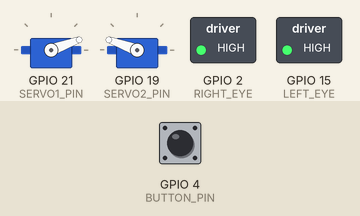
Recording of a program running on a simulated ESP32. Parts: 2 × servo, switched loads named in the program (green lamp = pin HIGH). The test bench sets the inputs (shaded band); at power-on: GPIO 4 (BUTTON_PIN) HIGH.

Above: at 5.7 s.
5.8 s: GPIO 4 (BUTTON_PIN) pulled LOW for 0.15 s
At 7.6 s:
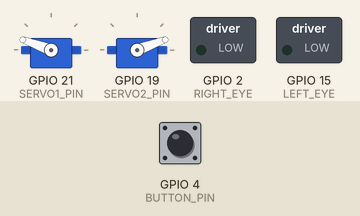
7.9 s: GPIO 4 (BUTTON_PIN) pulled LOW for 1 s
At 9.9 s:
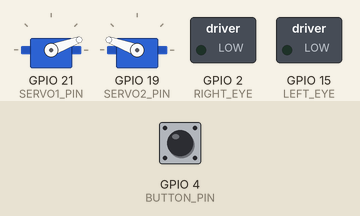
Timing chart, 0 to 11.7 s (numbered marks = the images above; inputs shaded):
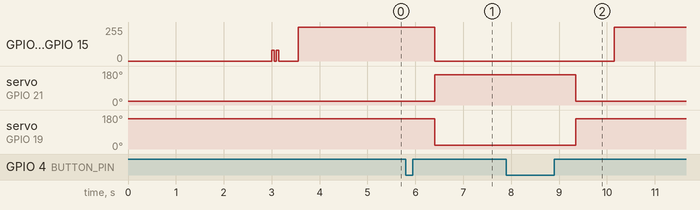

The program:

main.cpp
```cpp
/*
Hi! The name's Jim, I'm what some define "an engineer in training", I love to mess ardund with electronics
especially when it comes to Iron Man stuff. My mentors are obviously the guys from CrashWorks3D, so
if you want a 100% working code for an arduino powered helmet head to their repository.

This one is made for fun, and if you're using it it means you're brave or desperate. This code has been
designed to work on ESP32 DEV modules, soon to be replaced by one that will work on the SuperMini's compatible
with the boards I designed, the J.I.M. boards.

If you want to customize a little bit the code, the config.h is the only one you have to modify.

All that being said, hope you enjoy this and that nothing blows up!


Oh wait, formalities: THIS CODE IS MADE FOR RECREATIONAL PURPOSES ONLY, I AM NOT RESPONSIBLE FOR ANY DAMAGE.
USE AT YOUR OWN RISK.

There you go, now im free of any liability.

Jim
*/


#include <Arduino.h>
#include <functions.h>

void setup() {
  maskSetup();
  button.attachClick(toggleMask);
  button.attachDoubleClick(toggleEyes);
}

void loop() {
  button.tick();
}
```

customization.h
```cpp
/*
This tab is the one you use to customize the behavior of the motors and the connections if you wish to modify them.

If you're using a J.I.M. board that I gave you you don't need to modify the "PINS" section.
*/


// SERVOS OPEN AND CLOSE POSITION
#define SERVO1_OPEN_POS 160
#define SERVO1_CLOSE_POS 20
#define SERVO2_OPEN_POS 20
#define SERVO2_CLOSE_POS 160

// PINS
#define BUTTON_PIN 4
#define RIGHT_EYE 2
#define LEFT_EYE 15
#define SERVO1_PIN 21
#define SERVO2_PIN 19

// SERVO PWM VALUES, modify them according to the specs of the servos you are using
#define PWM_LOW 500
#define PWM_HIGH 2500

// EYES STARTUP EFFECTS, this will be updated but basically uncomment the line for the feature you want to use, one at a time.
// Comment both to have the eyes on without any effect at startup.
#define EYES_STARTUP_BLINK
// #define EYES_FADE_IN

// EYES CLOSE EFFECT, uncomment the line if you want the eyes to fade in when the mask closes.
// #define EYES_CLOSE_FADE_IN
```

functions.h
```cpp
#include <Arduino.h>
#include <ESP32Servo.h>
#include <OneButton.h>
#include <customization.h>

Servo servo1;
Servo servo2;

OneButton button(BUTTON_PIN, true);

bool isMaskUp;
bool areEyesOn;

void eyesActivate();
void eyesFadeIn();
void eyesSlowOnAndBlink();

void eyesOn() {
    analogWrite(RIGHT_EYE, 255);
    analogWrite(LEFT_EYE, 255);
}

void eyesOff() {
    analogWrite(RIGHT_EYE, 0);
    analogWrite(LEFT_EYE, 0);
}

void maskSetup() {
    delay(2000);
    servo1.attach(SERVO1_PIN, PWM_LOW, PWM_HIGH);
    servo2.attach(SERVO2_PIN, PWM_LOW, PWM_HIGH);
    servo1.write(SERVO1_CLOSE_POS);
    servo2.write(SERVO2_CLOSE_POS);
    pinMode(RIGHT_EYE, OUTPUT);
    pinMode(LEFT_EYE, OUTPUT);
    delay(1000);
    #ifdef EYES_STARTUP_BLINK
        eyesActivate();
    #endif
    #ifdef EYES_FADE_IN
        eyesFadeIn();
    #endif
    #ifndef EYES_STARTUP_BLINK
        #ifndef EYES_FADE_IN
            eyesOn();
        #endif
    #endif
    areEyesOn = true;
    delay(1000);
    servo1.detach();
    servo2.detach();
}

void maskUp() {
    servo1.attach(SERVO1_PIN, PWM_LOW, PWM_HIGH);
    servo2.attach(SERVO2_PIN, PWM_LOW, PWM_HIGH);
    servo2.write(SERVO2_OPEN_POS);
    servo1.write(SERVO1_OPEN_POS);
    eyesOff();
    delay(2000);
    areEyesOn = false;
    servo1.detach();
    servo2.detach();
}

void maskDown() {
    servo1.attach(SERVO1_PIN, PWM_LOW, PWM_HIGH);
    servo2.attach(SERVO2_PIN, PWM_LOW, PWM_HIGH);
    servo2.write(SERVO2_CLOSE_POS);
    servo1.write(SERVO1_CLOSE_POS);
    delay(800);
    #ifdef EYES_CLOSE_FADE_IN
        eyesFadeIn();
    #endif
    #ifndef EYES_CLOSE_FADE_IN
        eyesOn();
    #endif
    delay(1200);
    areEyesOn = true;
    servo1.detach();
    servo2.detach();
}


void toggleMask() {
    if (isMaskUp) {
        maskDown();
    } else {
        maskUp();
    }
    isMaskUp = !isMaskUp;
}

void toggleEyes() {
    if (areEyesOn) {
        delay(200);
        eyesOff();
    } else {
        delay(200);
        eyesOn();
    }
    areEyesOn = !areEyesOn;
}

void eyesActivate() {
    for (int i = 0; i < 2; i++) {
      analogWrite(RIGHT_EYE, 80);
      analogWrite(LEFT_EYE, 80);
      delay(50);
      analogWrite(RIGHT_EYE, 0);
      analogWrite(LEFT_EYE, 0);
      delay(50);
    }
    delay(350);


    analogWrite(RIGHT_EYE, 255);
    analogWrite(LEFT_EYE, 255);
  }

  void eyesFadeIn() {
    for (int i = 0; i <= 255; i++) {
      analogWrite(RIGHT_EYE, i);
      analogWrite(LEFT_EYE, i);
      delay(5);
    }
    digitalWrite(RIGHT_EYE, HIGH);
    digitalWrite(LEFT_EYE, HIGH);
  }
```

Measured:
- after the input at 5.8 s, GPIO 2 (RIGHT_EYE), GPIO 15 (LEFT_EYE): 255/255 → 0/255 after 0.60 s; servo on GPIO 21 (SERVO1_PIN): 20° → 160° after 0.60 s; servo on GPIO 19 (SERVO2_PIN): 160° → 20° after 0.60 s
- after the input at 7.9 s, GPIO 2 (RIGHT_EYE), GPIO 15 (LEFT_EYE): 0/255 → 255/255 after 2.3 s; servo on GPIO 21 (SERVO1_PIN): 160° → 20° after 1.5 s; servo on GPIO 19 (SERVO2_PIN): 20° → 160° after 1.5 s
